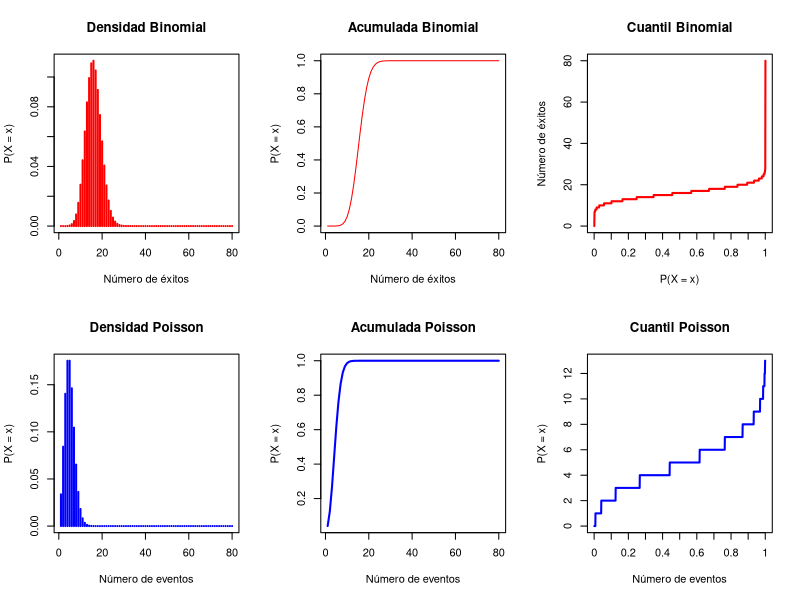
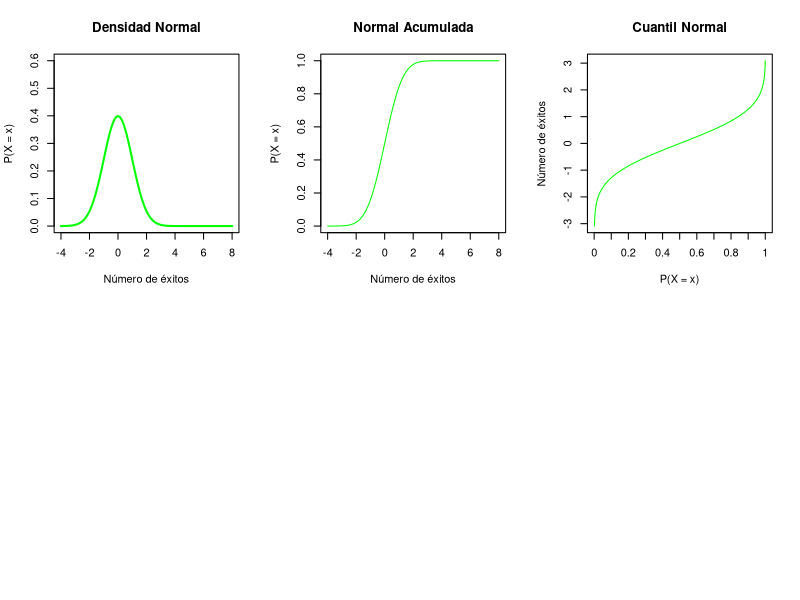

These figures' R source, in order: (Note: this script raises an error after producing the figures.)
## ---- chunk 1
nombre_de_funcion <- function(par1, par2, ...) {
  cuerpo
  return(resultado)
}
## ---- chunk 2
values = c(7,5,9,2,1,8,3,4,6,10)
iqr <- function(v) {
  q1 = quantile(v,1/4,names = FALSE)
  q3 = quantile(v,3/4,names = FALSE)
  iqr_list=list("q1"=q1,"q3"=q3,"ext"=q3-q1)
  return (iqr_list);
}
iqr(values)
## ---- chunk 3
x <- 1:80
par(mfrow = c(2, 3))
plot(dbinom(x, size = 80, prob = 0.2), type = "h", lwd = 2,
     main = "Densidad Binomial", ylab = "P(X = x)", xlab = "Número de éxitos", col = 'red')
plot(pbinom(x, size = 80, prob = 0.2), type = 'l',ylab = "P(X = x)",
     xlab = 'Número de éxitos', main = 'Acumulada Binomial', col = 'red')
plot(qbinom(seq(0, 1, 0.001), size = 80, prob = 0.2), type='l',lwd = 2,
     main = 'Cuantil Binomial', ylab = 'Número de éxitos', xlab = 'P(X = x)', col = 'red', xaxt = "n")
axis(1, labels = seq(0, 1, 0.1), at = 0:10 * 100)
lambda <- 5
plot(dpois(x, lambda), type = "h", lwd = 2,
     main = "Densidad Poisson",
     ylab = "P(X = x)", xlab = "Número de eventos", col = 'blue')
plot(ppois(x, lambda), type = "l", lwd = 2,
     main = "Acumulada Poisson",
     ylab = "P(X = x)", xlab = "Número de eventos", col = 'blue')
plot(qpois(seq(0, 1, 0.001), lambda), type = "l", lwd = 2,
     main = "Cuantil Poisson",
     ylab = "P(X = x)", xlab = "Número de eventos", col = 'blue', xaxt = "n")
axis(1, labels = seq(0, 1, 0.1), at = 0:10 * 100)

## ---- chunk 4
par(mfrow = c(2, 3))
x <- seq(-4, 8, 0.1)
plot(x,dnorm(x, mean = 0, sd = 1), type = "l",
     ylim = c(0, 0.6), lwd = 2, col = "green",
     main = 'Densidad Normal', xlab = 'Número de éxitos', ylab = 'P(X = x)')
plot(x,pnorm(x, mean = 0, sd = 1), type = 'l',
     col = "green",main = 'Normal Acumulada', xlab = 'Número de éxitos', ylab = 'P(X = x)')
plot(qnorm(seq(0, 1, 0.001), mean = 0, sd = 1),
     type = 'l', xaxt = "n", col = "green",main = 'Cuantil Normal', ylab = 'Número de éxitos', xlab = 'P(X = x)')
axis(1, labels = seq(0, 1, 0.1), at = 0:10 * 100)

plot(x,dt(y,df = 5), type = 'l', col = "orange",
     main = 'Densidad T', xlab = 'Número de éxitos', ylab = 'P(X = x)')
plot(x,pt(y,df = 5), type = 'l', col = "orange",
     main = 'T acumulada', xlab = 'Número de éxitos', ylab = 'P(X = x)')
plot(qt(seq(0, 1, 0.001),df = 5), type = 'l', xaxt = "n", col = "orange",
     main = 'Cuantil T', ylab = 'Número de éxitos', xlab = 'P(X = x)')
axis(1, labels = seq(0, 1, 0.1), at = 0:10 * 100)
